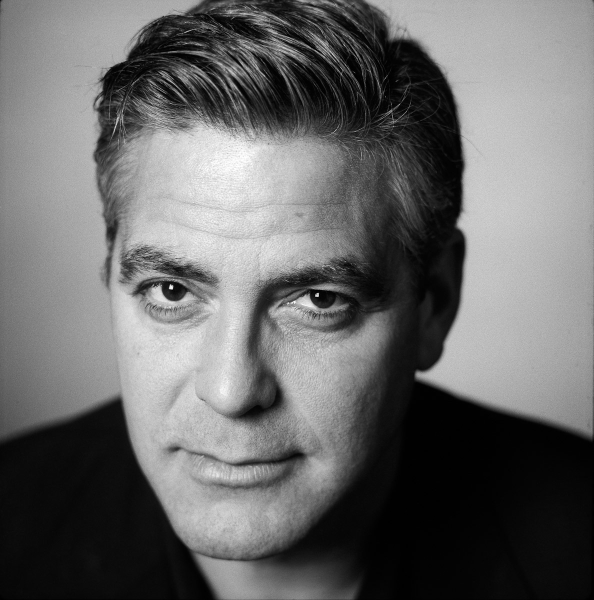
//> input picture Desktop/tango/see/facedet/myFace.jpg, 1187 x 1200 px, given in place of the camera (shown at 1/2 size)
$ ./usbcamFaceDetection   (built with g++ and OpenCV 4)
//> lines starting //> are read from the running program, lines starting //| are printed output that depends on the picture; after the words box and inside, x2 and y2 are one past the last pixel; in counts of white or black regions, pixels touching at a corner belong together
#include "opencv2/objdetect/objdetect.hpp"
#include "opencv2/highgui/highgui.hpp"
#include "opencv2/imgproc/imgproc.hpp"

#include <iostream>
#include <stdio.h>

using namespace std;
using namespace cv;

// function declaration
void detectFace(Mat);

// global variables
String face_cascade_name = "/usr/share/opencv/lbpcascades/lbpcascade_frontalface.xml";
String eyes_cascade_name = "/usr/share/opencv/haarcascades/haarcascade_eye_tree_eyeglasses.xml";
CascadeClassifier face_cascade;
CascadeClassifier eyes_cascade;
string window_name = "FaceDetection";

int main()
{
  Mat image;
  char key;

   //-- 1. Load the cascades
   if( !face_cascade.load( face_cascade_name ) ){ printf("--(!)Error loading\n"); return -1; };
   if( !eyes_cascade.load( eyes_cascade_name ) ){ printf("--(!)Error loading\n"); return -1; };


  VideoCapture cap;
  cap.open(0);
  cap.set(CV_CAP_PROP_FRAME_WIDTH,  320);
  cap.set(CV_CAP_PROP_FRAME_HEIGHT,  240);

  while (cap.isOpened())
  {
    cap>>image;
//> image is the input picture: 1200 rows x 1187 cols, CV_8UC3; min 0, max 255, mean 104.9

    if (!image.empty())
    {
      detectFace(image);
      imshow(window_name, image);
    }
    else
       { printf(" --(!) No captured frame -- Break!"); break; }

    key = waitKey(1);
    if (char(key) == 27)
    	break;
  }

  cap.release();
  destroyAllWindows();


  return 0;
}

void detectFace(Mat frame)
{
  std::vector<Rect> faces;
  Mat frame_gray;

  cvtColor( frame, frame_gray, CV_BGR2GRAY );
  equalizeHist( frame_gray, frame_gray );
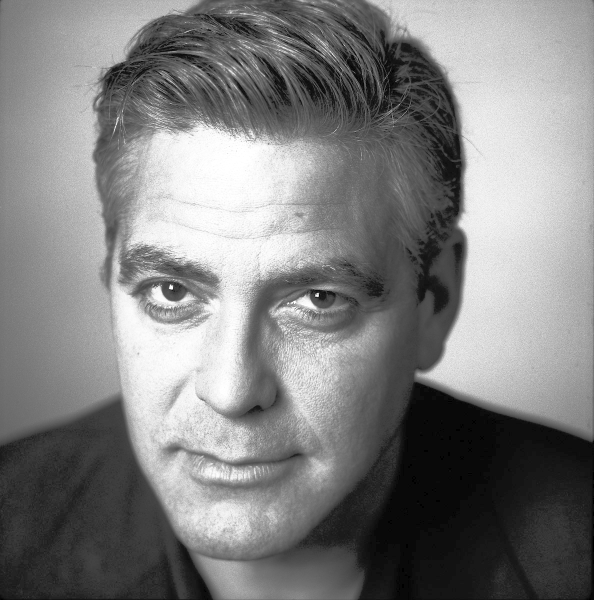
//> frame_gray: 1200 rows x 1187 cols, CV_8UC1 (shown at 1/2 size); min 0, max 255, mean 128.3

  //-- Detect faces
  face_cascade.detectMultiScale( frame_gray, faces, 1.3, 2, 0|CV_HAAR_SCALE_IMAGE, Size(30, 30) );
//> faces = 1 Rect (x, y, width, height): [103, 321, 750, 750]

  for( size_t i = 0; i < faces.size(); i++ )
  {
    Point center( faces[i].x + faces[i].width*0.5, faces[i].y + faces[i].height*0.5 );
    ellipse( frame, center, Size( faces[i].width*0.5, faces[i].height*0.5), 0, 0, 360, Scalar( 255, 0, 255 ), 4, 8, 0 );

    Mat faceROI = frame_gray( faces[i] );
    std::vector<Rect> eyes;
// [11 lines of commented-out code are left out]
  }
//> this loop made 1 pass
//> center on pass 1: Point(478, 696)
//> pass 1, in detectFace, `Mat faceROI = frame_gray( faces[i] );`:
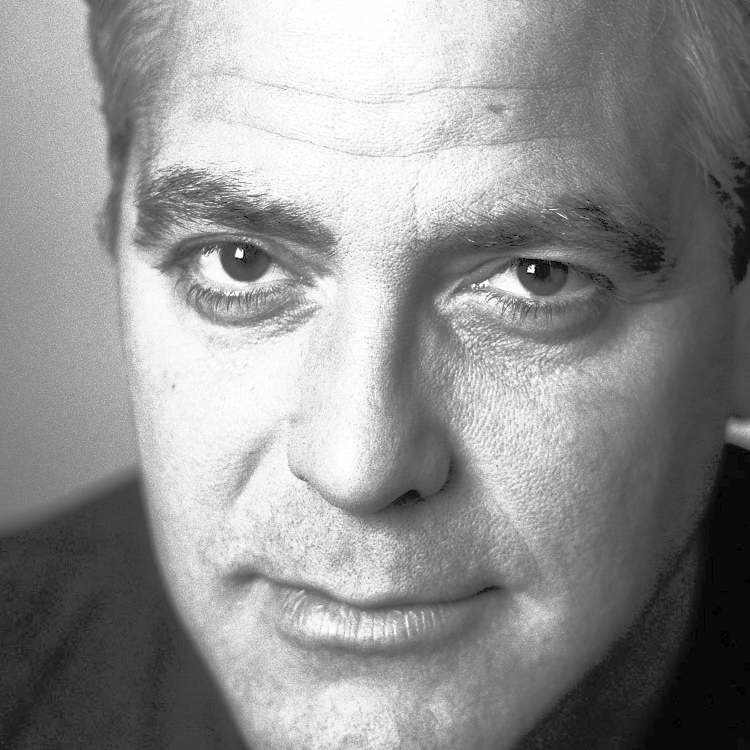
//> faceROI: 750 rows x 750 cols, CV_8UC1; min 0, max 255, mean 144.9
//> after the loop:
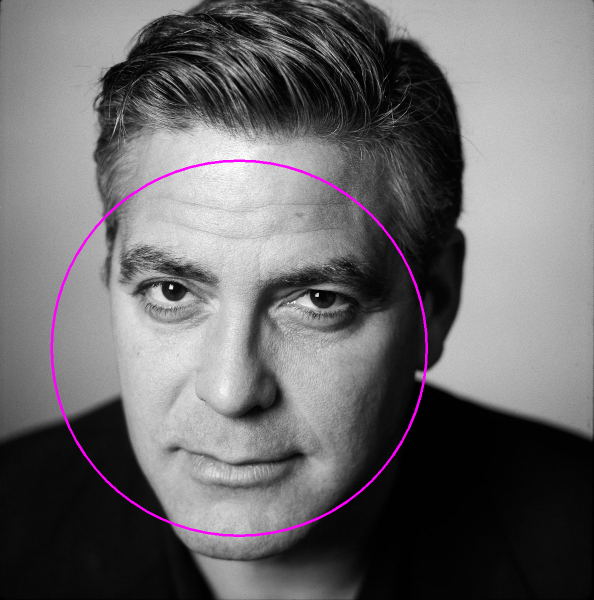
//> frame: 1200 rows x 1187 cols, CV_8UC3 (shown at 1/2 size); 0.82% of pixels changed, all inside (x1, y1, x2, y2) = (101, 319, 856, 1074)
//> the Esc key is pressed
}
